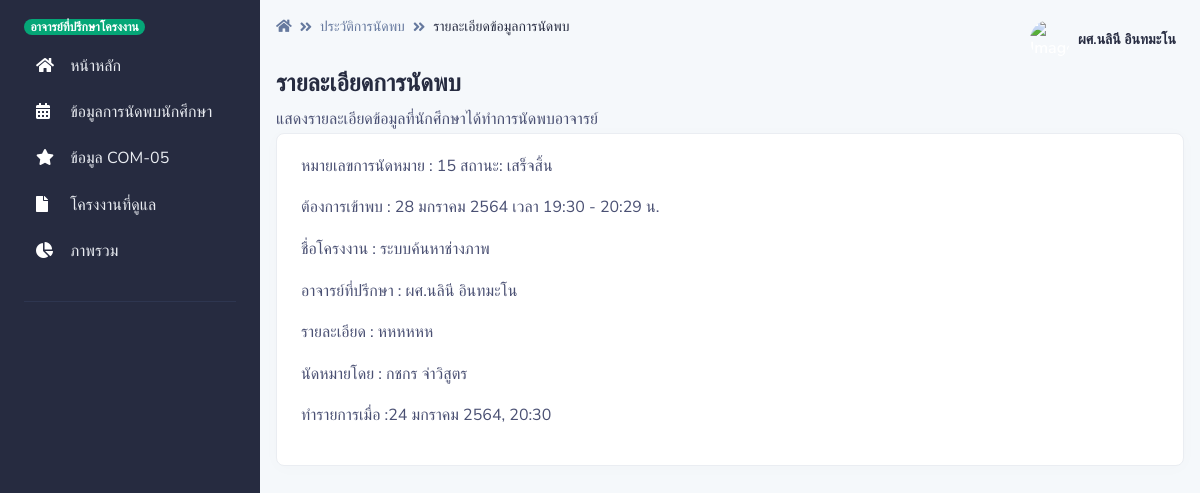
/pages/appoint_teacher/show.php?act=show&ID=15 (signed in), run on an earlier commit of the app's database.
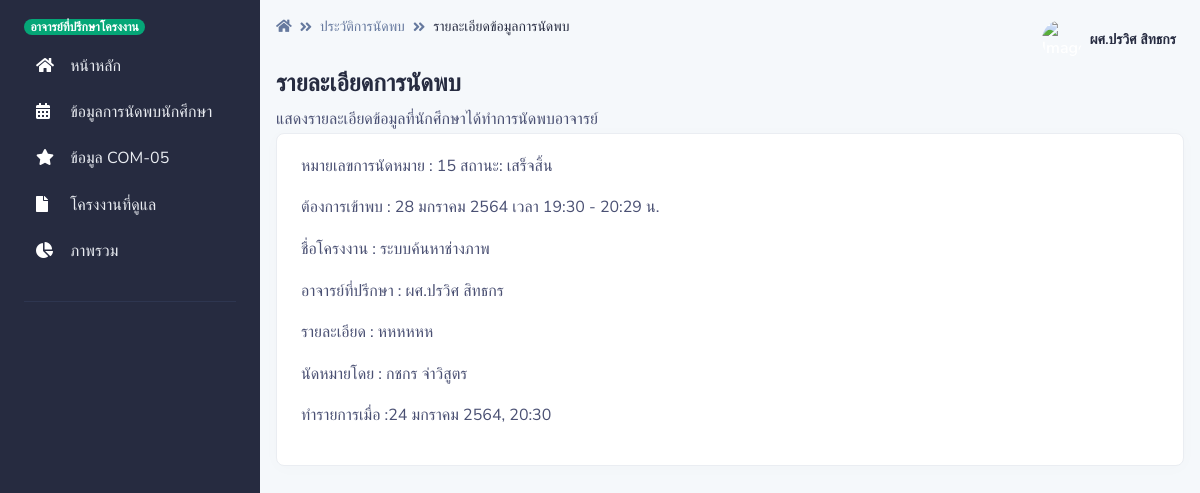
And on a later commit of the database.
### tables this page shows
CREATE TABLE `appoint` (
  `appoint_id` int(255) NOT NULL,
  `project_id` int(15) NOT NULL,
  `appoint_date_start` datetime NOT NULL,
  `appoint_date_end` datetime NOT NULL,
  `apooint_minute` int(3) NOT NULL,
  `appoint_comment` varchar(255) NOT NULL,
  `teacher_id` int(15) NOT NULL,
  `appoint_status` int(2) NOT NULL,
  `recorder` int(15) NOT NULL,
  `appoint_recorder` datetime NOT NULL DEFAULT current_timestamp()
);

CREATE TABLE `teacher` (
  `teacher_id` int(10) NOT NULL,
  `teacher_name` varchar(255) NOT NULL,
  `teacher_email` varchar(255) NOT NULL,
  `teacher_password` varchar(255) NOT NULL,
  `teacher_photo` varchar(255) NOT NULL DEFAULT 'https://i.ibb.co/HFB65Yz/asa.png',
  `teacher_type` int(1) NOT NULL DEFAULT 1
);

CREATE TABLE `appoint_status` (
  `appoint_status_id` int(2) NOT NULL,
  `appoint_status_name` varchar(255) NOT NULL,
  `appoint_status_class` varchar(255) NOT NULL,
  `color_calendar` varchar(255) NOT NULL,
  `ionic_icon` varchar(255) NOT NULL
);

CREATE TABLE `project` (
  `project_id` int(15) NOT NULL,
  `project_name` varchar(255) NOT NULL,
  `project_type` int(2) NOT NULL,
  `project_adviser1` int(15) NOT NULL,
  `project_adviser2` int(15) NOT NULL,
  `project_status` int(2) NOT NULL DEFAULT 1,
  `project_record` int(10) NOT NULL
);

CREATE TABLE `student` (
  `student_id` int(15) NOT NULL,
  `student_name` varchar(255) NOT NULL,
  `student_major` int(2) NOT NULL,
  `student_phone` varchar(15) NOT NULL DEFAULT '0000000000',
  `student_email` varchar(255) NOT NULL,
  `student_password` varchar(255) NOT NULL,
  `student_photo` varchar(255) NOT NULL DEFAULT 'https://i.ibb.co/BVcPqGJ/profile-picture-2qq.jpg',
  `student_project` int(15) NOT NULL DEFAULT 1111,
  `student_type` int(2) NOT NULL DEFAULT 1
);

### pages/dateth.php (called while the page is built, shortened)
<?php
	function DateTimeThai($strDateTime)
	{
		$strYear = date("Y",strtotime($strDateTime))+543;
		$strMonth= date("n",strtotime($strDateTime));
		$strDay= date("j",strtotime($strDateTime));
		$strHour= date("H",strtotime($strDateTime));
		$strMinute= date("i",strtotime($strDateTime));
		$strMonthCut = Array("","มกราคม","กุมภาพันธ์","มีนาคม","เมษายน","พฤษภาคม","มิถุนายน","กรกฎาคม","สิงหาคม","กันยายน","ตุลาคม","พฤศจิกายน","ธันวาคม");
		$strMonthThai=$strMonthCut[$strMonth];
		return "$strDay $strMonthThai $strYear, $strHour:$strMinute";
	}
    function DateThai($strDate)
	{
		$strYear = date("Y",strtotime($strDate))+543;
		$strMonth= date("n",strtotime($strDate));
		$strDay= date("j",strtotime($strDate));
		$strMonthCut = Array("","มกราคม","กุมภาพันธ์","มีนาคม","เมษายน","พฤษภาคม","มิถุนายน","กรกฎาคม","สิงหาคม","กันยายน","ตุลาคม","พฤศจิกายน","ธันวาคม");
		$strMonthThai=$strMonthCut[$strMonth];
		return "$strDay $strMonthThai $strYear";
	}
	function HourMinute($strDatetoHourMinute)
	{
		$strHour= date("H",strtotime($strDatetoHourMinute));
		$strMinute= date("i",strtotime($strDatetoHourMinute));
		return "$strHour:$strMinute";
	}
	function HourMinute1($strDatetoHourMinute1)
	{
		$strHour= date("H",strtotime($strDatetoHourMinute1));
		$strMinute= date("i",strtotime($strDatetoHourMinute1));
		return "$strHour:$strMinute";
    }
?>

### pages/appoint_teacher/show.php (the view, shortened to what the changed rows need)
<?php
if (!$_SESSION["TeacherID"]){
    Header("Location: ../../login_te.php");
}else{?>
<?php include '../../conn.php';?>
<!DOCTYPE html>
<html lang="en">
<head>
    <link type="text/css" href="../../vendor/@fortawesome/fontawesome-free/css/all.min.css" rel="stylesheet">
    <link type="text/css" href="../../vendor/notyf/notyf.min.css" rel="stylesheet">
    <link type="text/css" href="../../css/volt.css" rel="stylesheet">
    <?php include '../dateth.php';?>
</head>
<body>
    <?php include '../menu_te.php';?>
    <main class="content">
        <nav class="navbar navbar-top navbar-expand navbar-dashboard navbar-dark pl-0 pr-2 pb-0">
            <div class="container-fluid px-0">
                <div class="d-flex justify-content-between w-100" id="navbarSupportedContent">
                    <div class="d-flex">
                        <nav aria-label="breadcrumb">
                            <ol class="breadcrumb breadcrumb-dark breadcrumb-transparent">
                                <li class="breadcrumb-item"><a href="../teacher"><span class="fas fa-home"></span></a></li>
                                <li class="breadcrumb-item"><a href="../appoint_teacher">ประวัติการนัดพบ</a></li>
                                <li class="breadcrumb-item active" aria-current="page">รายละเอียดข้อมูลการนัดพบ</li>
                            </ol>
                        </nav>
                    </div>
                    <?php include '../navbar_te.php';?>
                </div>
            </div>
        </nav>
        <div class="py-0">
            <div class="d-flex justify-content-between w-100 flex-wrap">
                <div class="mb-3 mb-lg-0">
                    <h1 class="h4">รายละเอียดการนัดพบ</h1>
                    <p class="mb-0">แสดงรายละเอียดข้อมูลที่นักศึกษาได้ทำการนัดพบอาจารย์
                    </p>
                </div>
            </div>
        </div>
        <div class="card border-light shadow-sm mb-4">
            <div class="card-body">
            <?php
            $appoint_id = $_REQUEST["ID"];
					$sql = "SELECT
                    appoint.appoint_id,
                    appoint.project_id,
                    project.project_name,
                    appoint.appoint_date_start,
                    appoint.appoint_date_end,
                    appoint.appoint_comment,
                    appoint.teacher_id,
                    teacher.teacher_name,
                    appoint.appoint_status,
                    appoint_status.appoint_status_name,
                    appoint.recorder,
                    student.student_name,
                    appoint.appoint_recorder
                    FROM
                    appoint
                    INNER JOIN project ON appoint.project_id = project.project_id
                    INNER JOIN teacher ON appoint.teacher_id = teacher.teacher_id
                    INNER JOIN appoint_status ON appoint.appoint_status = appoint_status.appoint_status_id
                    INNER JOIN student ON student.student_project = project.project_id AND appoint.recorder = student.student_id
                    WHERE
                    appoint.appoint_id ='$appoint_id'";
					$result = $con->query($sql);
					if ($result->num_rows > 0) {
						while($row = $result->fetch_assoc()) {
                            $strDate = $row["appoint_date_start"];
                            $strDatetoHourMinute = $row["appoint_date_start"];
                            $strDatetoHourMinute1 = $row["appoint_date_end"];
                            $strDateTime = $row["appoint_recorder"];
                            echo '<p> หมายเลขการนัดหมาย : ' . $row["appoint_id"].'    สถานะ: ' . $row["appoint_status_name"].'
           <p>ต้องการเข้าพบ : '.DateThai($strDate).'   เวลา '. HourMinute($strDatetoHourMinute).'  - '. HourMinute1($strDatetoHourMinute1).' น.
           <p> ชื่อโครงงาน : ' . $row["project_name"].'
           <p> อาจารย์ที่ปรึกษา : ' . $row["teacher_name"].'
           <p> รายละเอียด : ' . $row["appoint_comment"].'
           <p> นัดหมายโดย : ' . $row["student_name"].'
           <p> ทำรายการเมื่อ :'.DateTimeThai($strDateTime).' ';
}
}
?>
            </div>
        </div>
    </main>
</body>
</html>
<?php }?>

### pages/navbar_te.php (shortened to what the changed rows need)
<ul class="navbar-nav align-items-center">
    <li class="nav-item dropdown">
        <a class="nav-link pt-1 px-0" href="#" role="button" data-toggle="dropdown" aria-haspopup="true"
            aria-expanded="false">
            <div class="media d-flex align-items-center">
                <img class="user-avatar md-avatar rounded-circle" alt="Image placeholder"
                    src="<?php echo  $_SESSION["TeacherPhoto"]; ?>">
                <div class="media-body ml-2 text-dark align-items-center d-none d-lg-block">
                    <span class="mb-0 font-small font-weight-bold"><?php echo  $_SESSION["TeacherName"]; ?></span>
                </div>
            </div>
        </a>
    </li>
</ul>

What changed in the data, as far as the page shows it:
changed through a linked row, appoint "28 มกราคม 2564": teacher.teacher_name "ผศ.นลินี อินทมะโน" → "ผศ.ปรวิศ สิทธกร"
Also different on the page:
$_SESSION["TeacherName"]: "ผศ.นลินี อินทมะโน" → "ผศ.ปรวิศ สิทธกร"
